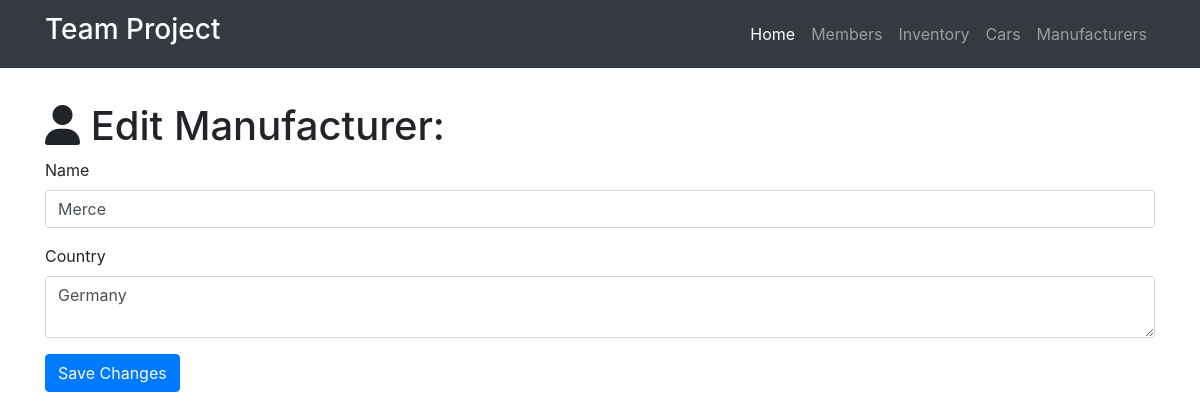
/manufacturer/edit/2, run on an earlier commit of the app's database.
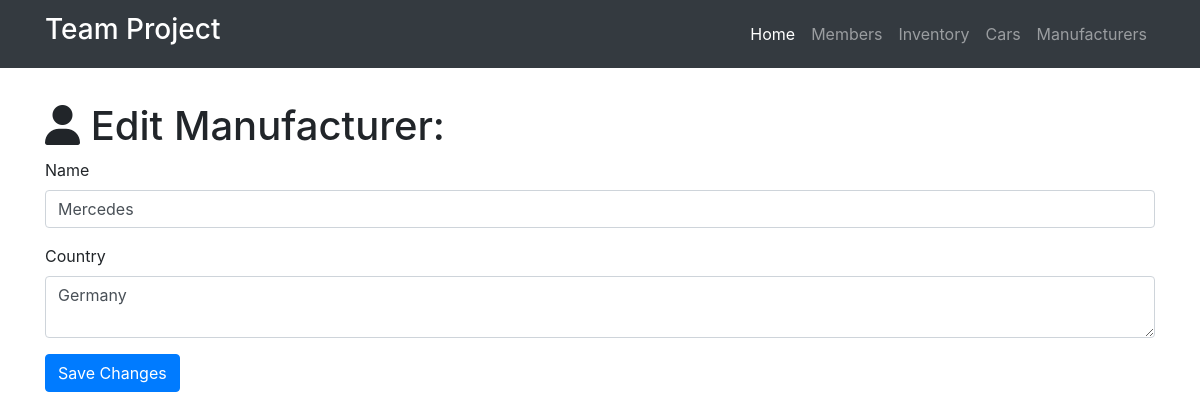
And on a later commit of the database.
### project.py (models this page shows)
class Manufacturer(db.Model):
    __tablename__ = 'manufacturers'
    id = db.Column(db.Integer, primary_key=True)
    name = db.Column(db.String(64))
    country = db.Column(db.Text)
    cars = db.relationship('Car', backref='manufacturer', cascade="delete")

### project.py (the view)
@app.route('/manufacturer/edit/<int:id>', methods=['GET', 'POST'])
def edit_manufacturer(id):
    manufacturer = Manufacturer.query.filter_by(id=id).first()
    if request.method == 'GET':
        return render_template('manufacturer-edit.html', manufacturer=manufacturer)
    if request.method == 'POST':
        manufacturer.name = request.form['name']
        manufacturer.country = request.form['country']
        db.session.commit()
        return redirect(url_for('show_all_manufacturers'))

### templates/manufacturer-edit.html (shortened to what this page needs)
{% extends "home-base.html" %}
{% block head %}
  {{super()}}
{% endblock %}
{% block page_content %}
<div class="container">
   <h1 class="mt-5"><i class="fa fa-user" aria-hidden="true"></i> Edit Manufacturer:</h1>
  <form action="/manufacturer/edit/{{manufacturer.id}}" method="post">
    <div class="form-group">
      <label>Name</label>
      <input class="form-control" type="text" name="name" value="{{manufacturer.name}}" required="true">
    </div>
    <div class="form-group">
      <label>Country</label>
      <textarea class="form-control" name="country" required="true">{{manufacturer.country}}</textarea>
    </div>
    <button type="submit" class="btn btn-primary">Save Changes</button>
  </form>
 </div>
{% endblock %}

What changed in the data, as far as the page shows it:
changed Manufacturer "Germany": name "Merce" → "Mercedes"
